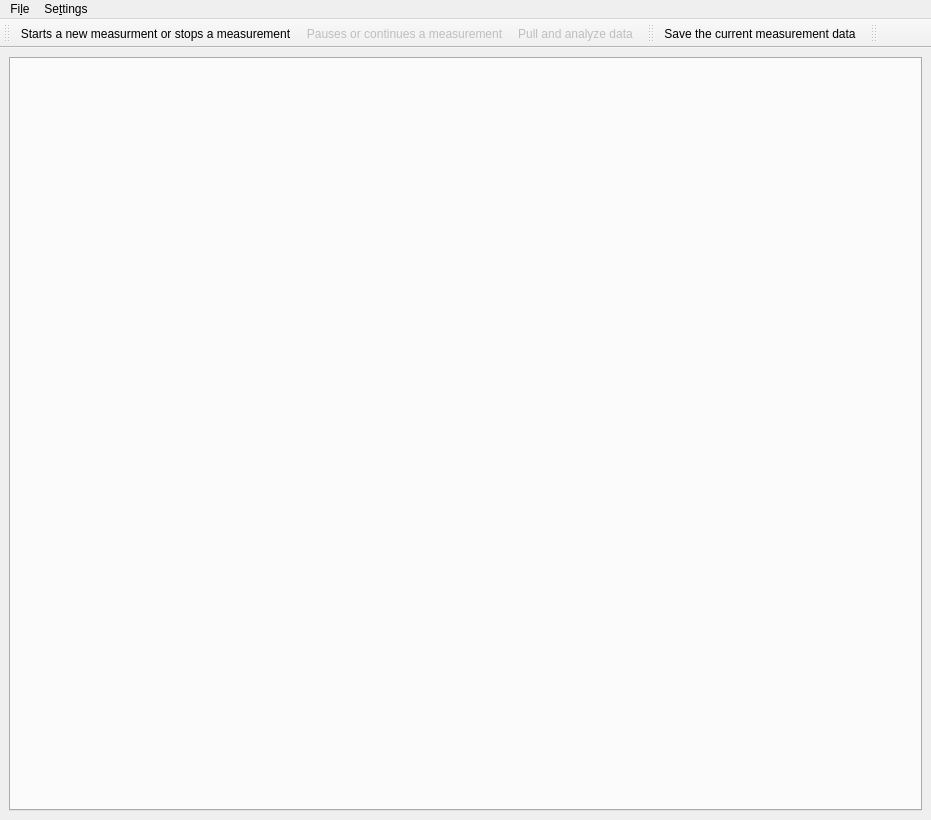
<?xml version="1.0" encoding="UTF-8"?>
<ui version="4.0">
 <class>MainWindow</class>
 <widget class="QMainWindow" name="MainWindow">
  <property name="geometry">
   <rect>
    <x>0</x>
    <y>0</y>
    <width>931</width>
    <height>820</height>
   </rect>
  </property>
  <property name="minimumSize">
   <size>
    <width>40</width>
    <height>0</height>
   </size>
  </property>
  <property name="windowTitle">
   <string>qudi-hira: Pulsed Measurement</string>
  </property>
  <property name="layoutDirection">
   <enum>Qt::LeftToRight</enum>
  </property>
  <widget class="QWidget" name="centralwidget">
   <layout class="QGridLayout" name="gridLayout">
    <item row="0" column="0">
     <widget class="QTabWidget" name="tabWidget">
      <property name="styleSheet">
       <string notr="true">QTabWidget::tab:disabled { width: 0; height: 0; margin: 0; padding: 0; border: none; }</string>
      </property>
      <property name="currentIndex">
       <number>-1</number>
      </property>
     </widget>
    </item>
   </layout>
  </widget>
  <widget class="QMenuBar" name="menubar">
   <property name="geometry">
    <rect>
     <x>0</x>
     <y>0</y>
     <width>931</width>
     <height>21</height>
    </rect>
   </property>
   <widget class="QMenu" name="menuFile">
    <property name="title">
     <string>Fi&amp;le</string>
    </property>
    <addaction name="actionSave"/>
    <addaction name="actionClose"/>
   </widget>
   <widget class="QMenu" name="menuSettings">
    <property name="title">
     <string>Se&amp;ttings</string>
    </property>
    <addaction name="action_Predefined_Methods_Config"/>
    <addaction name="separator"/>
    <addaction name="action_Settings_Analysis"/>
    <addaction name="action_FitSettings"/>
    <addaction name="action_Settings_Generator"/>
   </widget>
   <addaction name="menuFile"/>
   <addaction name="menuSettings"/>
  </widget>
  <widget class="QToolBar" name="analysis_ToolBar">
   <property name="windowTitle">
    <string>Measurement Control Toolbar</string>
   </property>
   <property name="layoutDirection">
    <enum>Qt::LeftToRight</enum>
   </property>
   <attribute name="toolBarArea">
    <enum>TopToolBarArea</enum>
   </attribute>
   <attribute name="toolBarBreak">
    <bool>false</bool>
   </attribute>
   <addaction name="action_run_stop"/>
   <addaction name="action_continue_pause"/>
   <addaction name="action_pull_data"/>
  </widget>
  <widget class="QToolBar" name="save_ToolBar">
   <property name="windowTitle">
    <string>Save Toolbar</string>
   </property>
   <attribute name="toolBarArea">
    <enum>TopToolBarArea</enum>
   </attribute>
   <attribute name="toolBarBreak">
    <bool>false</bool>
   </attribute>
   <addaction name="action_save"/>
  </widget>
  <widget class="QToolBar" name="control_ToolBar">
   <property name="windowTitle">
    <string>Pulser Control Toolbar</string>
   </property>
   <attribute name="toolBarArea">
    <enum>TopToolBarArea</enum>
   </attribute>
   <attribute name="toolBarBreak">
    <bool>false</bool>
   </attribute>
  </widget>
  <action name="action_Settings_Analysis">
   <property name="icon">
    <iconset>
     <normaloff>../../artwork/icons/oxygen/22x22/configure.png</normaloff>../../artwork/icons/oxygen/22x22/configure.png</iconset>
   </property>
   <property name="text">
    <string>Analysis Settings</string>
   </property>
  </action>
  <action name="actionSave">
   <property name="icon">
    <iconset>
     <normaloff>../../artwork/icons/oxygen/22x22/document-save.png</normaloff>../../artwork/icons/oxygen/22x22/document-save.png</iconset>
   </property>
   <property name="text">
    <string>&amp;Save</string>
   </property>
  </action>
  <action name="action_run_stop">
   <property name="checkable">
    <bool>true</bool>
   </property>
   <property name="icon">
    <iconset>
     <normaloff>../../artwork/icons/qudiTheme/22x22/start-counter.png</normaloff>
     <normalon>../../artwork/icons/qudiTheme/22x22/stop-counter.png</normalon>../../artwork/icons/qudiTheme/22x22/start-counter.png</iconset>
   </property>
   <property name="text">
    <string>Starts a new measurment or stops a measurement</string>
   </property>
  </action>
  <action name="action_continue_pause">
   <property name="checkable">
    <bool>true</bool>
   </property>
   <property name="enabled">
    <bool>false</bool>
   </property>
   <property name="icon">
    <iconset>
     <normaloff>../../artwork/icons/qudiTheme/22x22/restart-counter.png</normaloff>../../artwork/icons/qudiTheme/22x22/restart-counter.png</iconset>
   </property>
   <property name="text">
    <string>Pauses or continues a measurement</string>
   </property>
   <property name="toolTip">
    <string>action_continue_pause</string>
   </property>
  </action>
  <action name="action_save">
   <property name="icon">
    <iconset>
     <normaloff>../../artwork/icons/oxygen/22x22/document-save.png</normaloff>../../artwork/icons/oxygen/22x22/document-save.png</iconset>
   </property>
   <property name="text">
    <string>Save the current measurement data</string>
   </property>
  </action>
  <action name="action_pull_data">
   <property name="enabled">
    <bool>false</bool>
   </property>
   <property name="icon">
    <iconset>
     <normaloff>../../artwork/icons/oxygen/22x22/view-refresh.png</normaloff>../../artwork/icons/oxygen/22x22/view-refresh.png</iconset>
   </property>
   <property name="text">
    <string>Pull and analyze data</string>
   </property>
  </action>
  <action name="actionClose">
   <property name="icon">
    <iconset>
     <normaloff>../../artwork/icons/oxygen/22x22/application-exit.png</normaloff>../../artwork/icons/oxygen/22x22/application-exit.png</iconset>
   </property>
   <property name="text">
    <string>&amp;Close</string>
   </property>
  </action>
  <action name="action_Predefined_Methods_Config">
   <property name="icon">
    <iconset>
     <normaloff>../../artwork/icons/oxygen/22x22/configure.png</normaloff>../../artwork/icons/oxygen/22x22/configure.png</iconset>
   </property>
   <property name="text">
    <string>Predefined Methods</string>
   </property>
  </action>
  <action name="action_FitSettings">
   <property name="icon">
    <iconset>
     <normaloff>../../artwork/icons/oxygen/22x22/configure.png</normaloff>../../artwork/icons/oxygen/22x22/configure.png</iconset>
   </property>
   <property name="text">
    <string>Fit Settings</string>
   </property>
   <property name="toolTip">
    <string>Customize fitting routines for pulsed measurements</string>
   </property>
  </action>
  <action name="action_Settings_Generator">
   <property name="icon">
    <iconset>
     <normaloff>../../artwork/icons/oxygen/22x22/configure.png</normaloff>../../artwork/icons/oxygen/22x22/configure.png</iconset>
   </property>
   <property name="text">
    <string>Pulse Generator Settings</string>
   </property>
  </action>
 </widget>
 <resources/>
 <connections>
  <connection>
   <sender>actionClose</sender>
   <signal>triggered()</signal>
   <receiver>MainWindow</receiver>
   <slot>close()</slot>
   <hints>
    <hint type="sourcelabel">
     <x>-1</x>
     <y>-1</y>
    </hint>
    <hint type="destinationlabel">
     <x>504</x>
     <y>541</y>
    </hint>
   </hints>
  </connection>
 </connections>
</ui>
